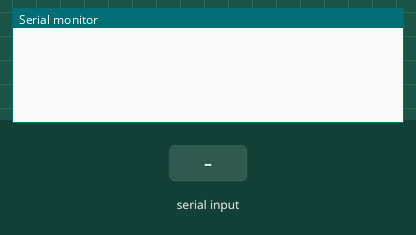
The sketch below on a simulated ESP32. Parts: the last lines printed to the serial monitor. The inputs (shaded band) are chosen by the test bench. Nothing arrives over Bluetooth unless stated.

Above: at 1.2 s.
1.3 s: "o" received over the second serial link
At 2.4 s:
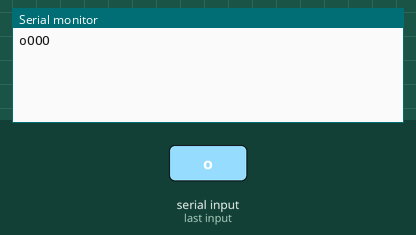
2.8 s: "x" received over the second serial link
At 3.4 s:
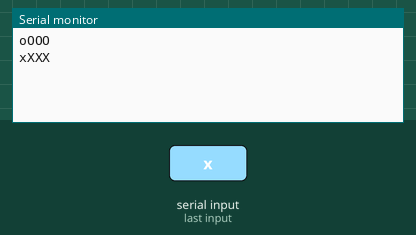
4.3 s: "1" received over the second serial link
At 5.6 s:
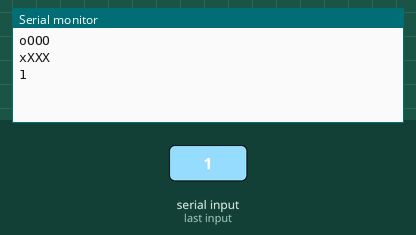

The sketch:

bleTest.ino
```cpp
#include "BluetoothSerial.h"      //블루투스 시리얼 라이브러리 사용
BluetoothSerial SerialBT;

void setup() {
  Serial.begin(115200);           // 시리얼 모니터 사용
  SerialBT.begin("ESP32");        // 표시될 블루투스 이름
}

void loop() {
  if (Serial.available()) {       // 블루투스 값을 읽어들이기
    SerialBT.write(Serial.read());
  }
  if (SerialBT.available()) {       //블루투스 값을 읽어들일 때
    char text = SerialBT.read();
    Serial.write(text);              // 받은 블루투스 값을 그대로 시리얼 모니터에 출력

    if(text == 'o'){                  //만약 받은 신호가 'o'라면
        Serial.println("OOO");        // 시리얼 모니터에 'OOO' 표시
    } else if(text == 'x'){           //만약 받은 신호가 'x'라면
        Serial.println("XXX");          //시리얼 모니터에 'XXX' 표시
    }

  }
  delay(20);
}
```

Measured:
- after the input at 1.3 s, the serial monitor: prints a new line at once (image 1)
- after the input at 2.8 s, the serial monitor: prints a new line at once (image 2)
- after the input at 4.3 s, the serial monitor: prints a new line at once (image 3)
